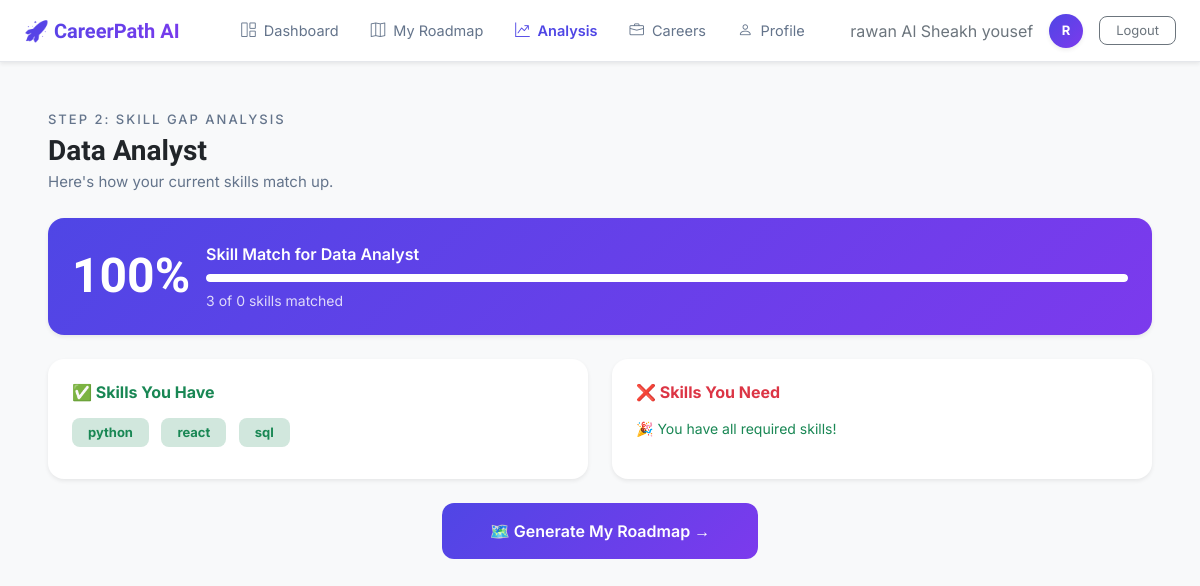
Screenshot of /analysis/skill-gap/1/ (signed in) with the database file from the repository.
### accounts/models.py (models this page shows, shortened)
class User(AbstractBaseUser, PermissionsMixin):
    email = models.EmailField("email address", unique=True)
    full_name = models.CharField("full name", max_length=150, blank=True)
    is_active = models.BooleanField(default=True)
    is_staff = models.BooleanField(default=False)
    date_joined = models.DateTimeField(auto_now_add=True)
    objects = UserManager()
    USERNAME_FIELD = "email"
    REQUIRED_FIELDS = []  # email & password are prompted by default
    class Meta:
        verbose_name = "user"
        verbose_name_plural = "users"

### careers/models.py (models this page shows, shortened)
class Career(models.Model):
    title = models.CharField(max_length=150, unique=True) # مثل: Data Analyst
    description = models.TextField()
    required_skills = models.ManyToManyField(Skill, through='CareerSkill', related_name='careers')

class Skill(models.Model):
    name = models.CharField(max_length=100, unique=True)
    category = models.CharField(max_length=100, blank=True, null=True) # مثل: Technical, Soft Skill

### analysis/views.py (the view)
# urls.py: path('skill-gap/<int:career_id>/', views.skill_gap_analysis, name='skill_gap'),
@login_required
def skill_gap_analysis(request, career_id):
    user = request.user
    career = get_object_or_404(Career, id=career_id)
    try:
        profile = UserProfile.objects.get(user=user)
        user_skills = set(profile.skills)
    except UserProfile.DoesNotExist:
        user_skills = set()
    required_skills = set(
        CareerSkill.objects.filter(career=career)
        .values_list('skill__name', flat=True)
    )
    missing_skills = required_skills - user_skills
    matched_skills = required_skills & user_skills
    match_pct = int((len(matched_skills) / len(required_skills)) * 100) if required_skills else 0
    plan, _ = CareerTransitionPlan.objects.get_or_create(
        user=user,
        target_career=career
    )
    context = {
        'career': career,
        'matched_skills': list(matched_skills),
        'missing_skills': list(missing_skills),
        'match_pct': match_pct,
        'plan': plan,
    }
    return render(request, 'analysis/skill_gap.html', context)

### analysis/templates/analysis/skill_gap.html (shortened to what this page needs)
{% extends 'dashboard/base.html' %}
{% load static %}
{% block content %}
<div class="mb-4">
  <div style="font-size:13px; color:#64748B; text-transform:uppercase; letter-spacing:2px; margin-bottom:4px; font-weight:500;">Step 2: Skill Gap Analysis</div>
  <h1 class="ff-sora fw-bold text-dark mb-1" style="font-size: 28px;">{{ career.title }}</h1>
  <p style="font-size:15px; color:#64748B; margin-bottom:0;">Here's how your current skills match up.</p>
</div>
<div class="p-4 mb-4 text-white bg-gradient-custom shadow-sm" style="border-radius: 16px;">
  <div class="row align-items-center g-3">
    <div class="col-auto">
      <h1 class="fw-bold ff-sora mb-0" style="font-size: 48px;">{{ match_pct }}%</h1>
    </div>
    <div class="col">
      <div class="fw-semibold mb-2">Skill Match for {{ career.title }}</div>
      <div class="progress" style="height: 8px; background-color: rgba(255,255,255,0.25); border-radius: 999px;">
        <div class="progress-bar bg-white" role="progressbar" style="width: {{ match_pct }}%; border-radius: 999px;"></div>
      </div>
      <div class="small mt-2" style="opacity:.8;">{{ matched_skills|length }} of {{ matched_skills|length|add:missing_skills|length }} skills matched</div>
    </div>
  </div>
</div>
<div class="row g-4 mb-4">
  <div class="col-md-6">
    <div class="card border-0 shadow-sm h-100" style="border-radius:16px;">
      <div class="card-body p-4">
        <h6 class="fw-bold text-success mb-3">✅ Skills You Have</h6>
        {% for skill in matched_skills %}
        <span class="badge bg-success-subtle text-success px-3 py-2 me-2 mb-2" style="border-radius:8px; font-size:13px;">{{ skill }}</span>
        {% empty %}
        <p class="text-muted small">No matching skills yet.</p>
        {% endfor %}
      </div>
    </div>
  </div>
  <div class="col-md-6">
    <div class="card border-0 shadow-sm h-100" style="border-radius:16px;">
      <div class="card-body p-4">
        <h6 class="fw-bold text-danger mb-3">❌ Skills You Need</h6>
        {% for skill in missing_skills %}
        <span class="badge bg-danger-subtle text-danger px-3 py-2 me-2 mb-2" style="border-radius:8px; font-size:13px;">{{ skill }}</span>
        {% empty %}
        <p class="text-success small">🎉 You have all required skills!</p>
        {% endfor %}
      </div>
    </div>
  </div>
</div>
<div class="text-center mt-4">
  <a href="{% url 'roadmap:home' %}" class="btn bg-gradient-custom text-white border-0 px-5 py-3" style="border-radius:12px; font-size:16px; font-weight:600;">
    🗺️ Generate My Roadmap →
  </a>
</div>
{% endblock %}

### dashboard/templates/dashboard/base.html (shortened to what this page needs)
{% load static %}
<!DOCTYPE html>
<html lang="en">
<head>
  <link href="https://cdn.jsdelivr.net/npm/bootstrap@5.3.2/dist/css/bootstrap.min.css" rel="stylesheet">
  <link href="https://cdn.jsdelivr.net/npm/bootstrap-icons@1.11.3/font/bootstrap-icons.min.css" rel="stylesheet">
</head>
<body>
  <nav class="navbar navbar-expand-lg sticky-top bg-white border-bottom shadow-sm" style="height: 62px; border-color: #E5E7EB !important;">
    <div class="container-fluid px-4">
      <a class="navbar-brand ff-sora fw-bold fs-5 text-gradient-custom" href="/dashboard/">🚀 CareerPath AI</a>
      <div class="collapse navbar-collapse" id="cpNav">
        <div class="mx-auto d-flex align-items-center gap-2 my-3 my-lg-0">
          <a href="{% url 'dashboard:home' %}" class="cp-nav-link {% if request.resolver_match.app_name == 'dashboard' %}active{% endif %}">
            <i class="bi bi-grid-1x2 me-1"></i> Dashboard
          </a>
          <a href="{% url 'roadmap:home' %}" class="cp-nav-link {% if request.resolver_match.app_name == 'roadmap' %}active{% endif %}"><i class="bi bi-map me-1"></i> My Roadmap</a>
        <a href="{% url 'analysis:home' %}" class="cp-nav-link {% if request.resolver_match.app_name == 'analysis' %}active{% endif %}">
          <i class="bi bi-graph-up-arrow me-1"></i> Analysis
        </a>
       <a href="{% url 'careers:list' %}" class="cp-nav-link {% if request.resolver_match.app_name == 'careers' %}active{% endif %}"><i class="bi bi-briefcase me-1"></i> Careers</a>
		  <a href="{% url 'dashboard:profile' %}" class="cp-nav-link {% if request.resolver_match.url_name == 'profile' %}active{% endif %}"><i class="bi bi-person me-1"></i> Profile</a>
        </div>
        <div class="d-flex align-items-center gap-3">
          <span class="fs-6 text-secondary d-none d-sm-inline">{{ user.full_name|default:user.email }}</span>
          <div class="bg-gradient-custom text-white d-flex align-items-center justify-content-center rounded-circle fw-bold shadow-sm"
               style="width: 34px; height: 34px; font-size: 13px;">
            {{ user.full_name|default:user.email|first|upper }}
          </div>
          <a href="{% url 'logout' %}" class="btn btn-sm btn-outline-secondary px-3" style="border-radius: 8px; font-size: 13px;">
            Logout
          </a>
        </div>
      </div>
    </div>
  </nav>
  <div class="p-4 p-md-5">
    {% block content %}{% endblock %}
  </div>
</body>
</html>

### dashboard/templates/dashboard/base.html (style rules this page uses)
body { font-family: 'Inter', sans-serif; background-color: #F8F9FA; color: #0F1419; min-height: 100vh; }
.ff-sora { font-family: 'Sora', sans-serif; }
.bg-gradient-custom { background: linear-gradient(135deg, #4F46E5, #7C3AED) !important; }
.text-gradient-custom { background: linear-gradient(135deg, #4F46E5, #7C3AED); -webkit-background-clip: text; -webkit-text-fill-color: transparent; background-clip: text; }
.cp-nav-link { font-size: 14.5px; color: #64748B; text-decoration: none; padding: 6px 12px; border-radius: 8px; transition: all 0.2s ease; }
.cp-nav-link.active { color: #4F46E5; font-weight: 600; }

### rows the page displays
User: full_name "rawan Al Sheakh yousef", full_name|first "R"
Career: title "Data Analyst"
Skill: name "python"
Skill: name "react"
Skill: name "sql"

### other values shown
{{ match_pct }} "100"
{{ matched_skills|length }} "3"
{{ matched_skills|length|add:missing_skills|length }} "0"
